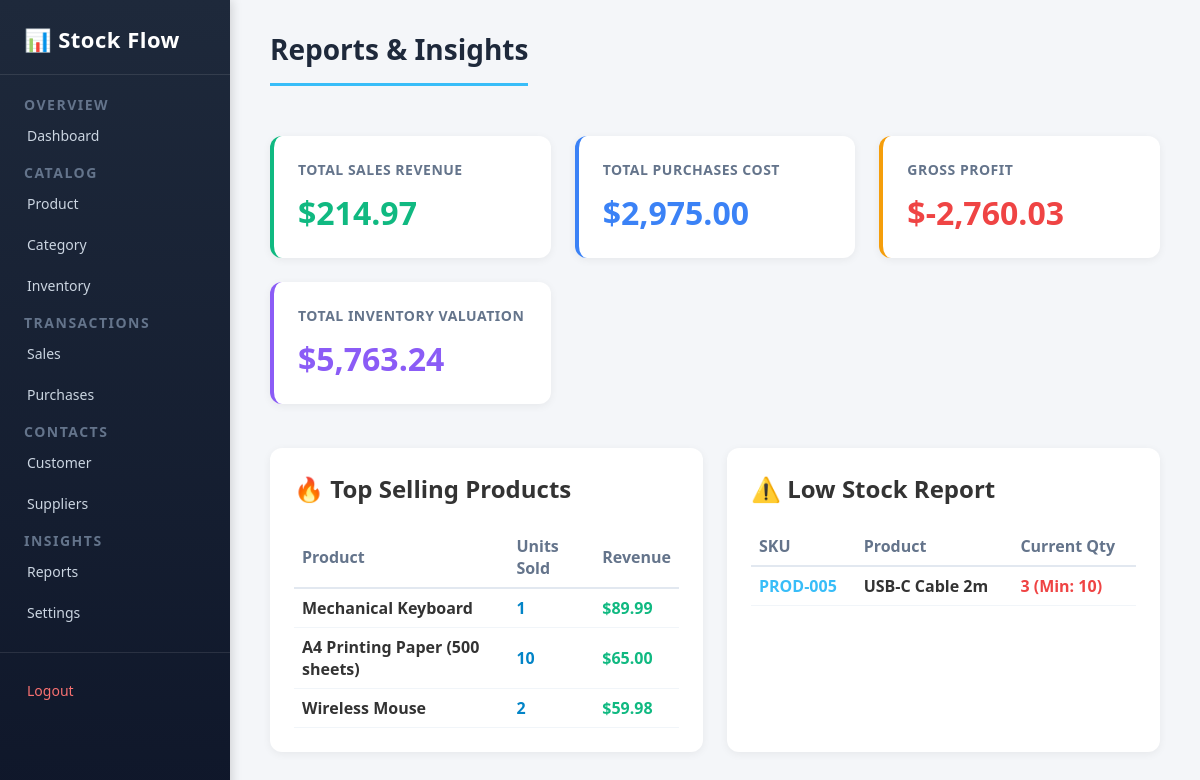
The page /pages/reports.php (signed in) on the database its author committed.
### tables this page shows
CREATE TABLE IF NOT EXISTS `products` (
    `id` INT AUTO_INCREMENT PRIMARY KEY,
    `sku` VARCHAR(50) NOT NULL UNIQUE,
    `name` VARCHAR(150) NOT NULL,
    `category_id` INT,
    `price` DECIMAL(10, 2) NOT NULL DEFAULT 0.00,
    `cost` DECIMAL(10, 2) NOT NULL DEFAULT 0.00,
    `quantity` INT NOT NULL DEFAULT 0,
    `min_stock` INT NOT NULL DEFAULT 5,
    `description` TEXT,
    FOREIGN KEY (`category_id`) REFERENCES `categories`(`id`) ON DELETE SET NULL
);

### pages/reports.php (the view, shortened to what this page needs)
<?php
require_once __DIR__ . '/../includes/header.php';
$total_sales = 0;
$total_purchases = 0;
$inventory_value = 0;
$top_products = [];
$low_stock_list = [];
if ($pdo !== null) {
    try {
        $stmt = $pdo->query("SELECT COALESCE(SUM(total_amount), 0) AS total FROM sales");
        $total_sales = $stmt->fetch()['total'];
        $stmt = $pdo->query("SELECT COALESCE(SUM(total_amount), 0) AS total FROM purchases");
        $total_purchases = $stmt->fetch()['total'];
        $stmt = $pdo->query("SELECT COALESCE(SUM(price * quantity), 0) AS val FROM products");
        $inventory_value = $stmt->fetch()['val'];
        $stmt = $pdo->query("SELECT p.name, p.sku, SUM(s.quantity) AS total_sold, SUM(s.total_amount) AS revenue
                             FROM sales s
                             JOIN products p ON s.product_id = p.id
                             GROUP BY p.id
                             ORDER BY revenue DESC LIMIT 5");
        $top_products = $stmt->fetchAll();
        $stmt = $pdo->query("SELECT * FROM products WHERE quantity <= min_stock ORDER BY quantity ASC");
        $low_stock_list = $stmt->fetchAll();
    } catch (Exception $e) {
        $err = $e->getMessage();
    }
}
$gross_profit = $total_sales - $total_purchases;
?>
<h1>Reports & Insights</h1>
<div id="dashboard">
    <div class="dashboard-item">
        <h2>Total Sales Revenue</h2>
        <p style="color: #10b981;">$<?php echo number_format($total_sales, 2); ?></p>
    </div>
    <div class="dashboard-item">
        <h2>Total Purchases Cost</h2>
        <p style="color: #3b82f6;">$<?php echo number_format($total_purchases, 2); ?></p>
    </div>
    <div class="dashboard-item">
        <h2>Gross Profit</h2>
        <p style="color: <?php echo $gross_profit >= 0 ? '#10b981' : '#ef4444'; ?>;">
            $<?php echo number_format($gross_profit, 2); ?>
        </p>
    </div>
    <div class="dashboard-item">
        <h2>Total Inventory Valuation</h2>
        <p style="color: #8b5cf6;">$<?php echo number_format($inventory_value, 2); ?></p>
    </div>
</div>
<br><br>
<div style="display: grid; grid-template-columns: 1fr 1fr; gap: 24px;">
    <div class="form-card" style="max-width: 100%;">
        <h2>🔥 Top Selling Products</h2>
        <br>
        <table style="width: 100%; border-collapse: collapse; text-align: left;">
            <thead>
                <tr style="border-bottom: 2px solid #e2e8f0; color: #64748b;">
                    <th style="padding: 8px;">Product</th>
                    <th style="padding: 8px;">Units Sold</th>
                    <th style="padding: 8px;">Revenue</th>
                </tr>
            </thead>
            <tbody>
                <?php if (empty($top_products)): ?>
                    <tr><td colspan="3" style="padding: 10px; color: #64748b;">No sales data available yet.</td></tr>
                <?php else: ?>
                    <?php foreach ($top_products as $tp): ?>
                        <tr style="border-bottom: 1px solid #f1f5f9;">
                            <td style="padding: 8px; font-weight: 600;"><?php echo htmlspecialchars($tp['name']); ?></td>
                            <td style="padding: 8px; font-weight: 600; color: #0284c7;"><?php echo $tp['total_sold']; ?></td>
                            <td style="padding: 8px; font-weight: 700; color: #10b981;">$<?php echo number_format($tp['revenue'], 2); ?></td>
                        </tr>
                    <?php endforeach; ?>
                <?php endif; ?>
            </tbody>
        </table>
    </div>
    <div class="form-card" style="max-width: 100%;">
        <h2>⚠️ Low Stock Report</h2>
        <br>
        <table style="width: 100%; border-collapse: collapse; text-align: left;">
            <thead>
                <tr style="border-bottom: 2px solid #e2e8f0; color: #64748b;">
                    <th style="padding: 8px;">SKU</th>
                    <th style="padding: 8px;">Product</th>
                    <th style="padding: 8px;">Current Qty</th>
                </tr>
            </thead>
            <tbody>
                <?php if (empty($low_stock_list)): ?>
                    <tr><td colspan="3" style="padding: 10px; color: #10b981; font-weight: 600;">All products have healthy stock levels!</td></tr>
                <?php else: ?>
                    <?php foreach ($low_stock_list as $ls): ?>
                        <tr style="border-bottom: 1px solid #f1f5f9;">
                            <td style="padding: 8px; font-weight: 600; color: #38bdf8;"><?php echo htmlspecialchars($ls['sku']); ?></td>
                            <td style="padding: 8px; font-weight: 600;"><?php echo htmlspecialchars($ls['name']); ?></td>
                            <td style="padding: 8px; font-weight: 700; color: #ef4444;"><?php echo $ls['quantity']; ?> (Min: <?php echo $ls['min_stock']; ?>)</td>
                        </tr>
                    <?php endforeach; ?>
                <?php endif; ?>
            </tbody>
        </table>
    </div>
</div>
<?php require_once __DIR__ . '/../includes/footer.php'; ?>

### style/style.css (style rules this page uses)
* { margin: 0; padding: 0; box-sizing: border-box; }
body { font-family: 'Segoe UI', Tahoma, Geneva, Verdana, sans-serif; background-color: #f4f6f9; color: #333; min-height: 100vh; }
#rightsidebar > h1 { font-size: 28px; font-weight: 700; color: #1e293b; margin-bottom: 30px; padding-bottom: 15px; border-bottom: 3px solid #38bdf8; display: inline-block; }
#dashboard { display: grid; grid-template-columns: repeat(auto-fit, minmax(220px, 1fr)); gap: 24px; margin-top: 20px; }
.dashboard-item { background: #ffffff; border-radius: 12px; padding: 24px; box-shadow: 0 2px 8px rgba(0, 0, 0, 0.06); border-left: 4px solid #38bdf8; transition: transform 0.2s ease, box-shadow 0.2s ease; }
.dashboard-item h2 { font-size: 14px; font-weight: 600; color: #64748b; text-transform: uppercase; letter-spacing: 0.5px; margin-bottom: 12px; }
.dashboard-item p { font-size: 32px; font-weight: 700; color: #1e293b; }
.dashboard-item:nth-child(1) { border-left-color: #10b981; }
.dashboard-item:nth-child(2) { border-left-color: #3b82f6; }
.dashboard-item:nth-child(3) { border-left-color: #f59e0b; }
.dashboard-item:nth-child(4) { border-left-color: #8b5cf6; }
.form-card { background: #ffffff; border-radius: 12px; padding: 24px; box-shadow: 0 2px 8px rgba(0, 0, 0, 0.06); margin-bottom: 24px; max-width: 600px; }

### rows shown on the page
products: sku "PROD-005", name "USB-C Cable 2m", quantity "3", min_stock "10"

### other values the page prints
$total_sales "214.97"
$total_purchases "2,975.00"
$gross_profit "-2,760.03"
$inventory_value "5,763.24"
$tp['name'] "Mechanical Keyboard"
$tp['total_sold'] "1"
$tp['revenue'] "89.99"
$tp['name'] "A4 Printing Paper (500 sheets)"
$tp['total_sold'] "10"
$tp['revenue'] "65.00"
$tp['name'] "Wireless Mouse"
$tp['total_sold'] "2"
$tp['revenue'] "59.98"
